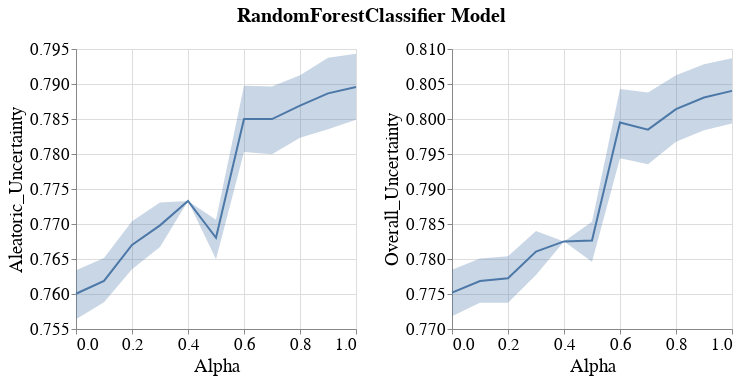

This figure's notebook cell:
### Code cell
visualizer.create_subgroup_metrics_line_band_plot(model_name=MODEL_NAMES[0],
                                                  subgroup_metrics=['Aleatoric_Uncertainty', 'Overall_Uncertainty'],
                                                  subgroup='race_dis_correct')
